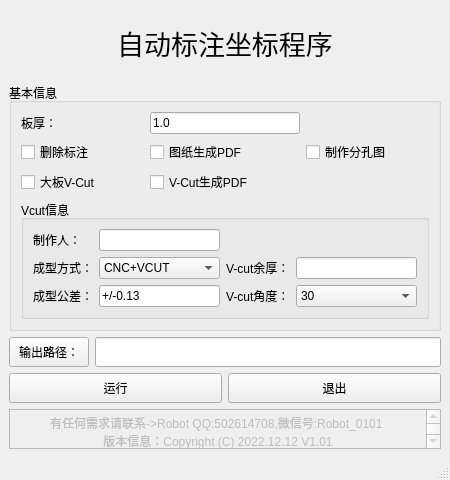
<?xml version="1.0" encoding="UTF-8"?>
<ui version="4.0">
 <class>MainWindow</class>
 <widget class="QMainWindow" name="MainWindow">
  <property name="windowModality">
   <enum>Qt::NonModal</enum>
  </property>
  <property name="geometry">
   <rect>
    <x>0</x>
    <y>0</y>
    <width>450</width>
    <height>480</height>
   </rect>
  </property>
  <property name="minimumSize">
   <size>
    <width>450</width>
    <height>460</height>
   </size>
  </property>
  <property name="maximumSize">
   <size>
    <width>450</width>
    <height>480</height>
   </size>
  </property>
  <property name="windowTitle">
   <string>工程自动化标注</string>
  </property>
  <property name="windowIcon">
   <iconset resource="icon.qrc">
    <normaloff>:/logo/favicon.ico</normaloff>:/logo/favicon.ico</iconset>
  </property>
  <widget class="QWidget" name="centralwidget">
   <layout class="QVBoxLayout" name="verticalLayout_3">
    <item>
     <widget class="QLabel" name="label_2">
      <property name="font">
       <font>
        <family>Arial</family>
        <pointsize>20</pointsize>
       </font>
      </property>
      <property name="text">
       <string>自动标注坐标程序</string>
      </property>
      <property name="alignment">
       <set>Qt::AlignCenter</set>
      </property>
     </widget>
    </item>
    <item>
     <widget class="QGroupBox" name="groupBox">
      <property name="minimumSize">
       <size>
        <width>0</width>
        <height>150</height>
       </size>
      </property>
      <property name="title">
       <string>基本信息</string>
      </property>
      <layout class="QVBoxLayout" name="verticalLayout">
       <item>
        <layout class="QGridLayout" name="gridLayout">
         <item row="0" column="0">
          <widget class="QLabel" name="label">
           <property name="text">
            <string>板厚：</string>
           </property>
          </widget>
         </item>
         <item row="1" column="0">
          <widget class="QCheckBox" name="deleteNote">
           <property name="text">
            <string>删除标注</string>
           </property>
          </widget>
         </item>
         <item row="2" column="0">
          <widget class="QCheckBox" name="createVcut">
           <property name="text">
            <string>大板V-Cut</string>
           </property>
          </widget>
         </item>
         <item row="0" column="1">
          <widget class="QLineEdit" name="selBoardThick">
           <property name="maximumSize">
            <size>
             <width>150</width>
             <height>16777215</height>
            </size>
           </property>
           <property name="toolTip">
            <string>输入板厚</string>
           </property>
           <property name="statusTip">
            <string>请输入板厚...</string>
           </property>
           <property name="text">
            <string>1.0</string>
           </property>
          </widget>
         </item>
         <item row="2" column="1">
          <widget class="QCheckBox" name="vcut2pdf">
           <property name="text">
            <string>V-Cut生成PDF</string>
           </property>
          </widget>
         </item>
         <item row="1" column="1">
          <widget class="QCheckBox" name="map2pdf">
           <property name="text">
            <string>图纸生成PDF</string>
           </property>
          </widget>
         </item>
         <item row="1" column="2">
          <widget class="QCheckBox" name="createMap">
           <property name="text">
            <string>制作分孔图</string>
           </property>
          </widget>
         </item>
        </layout>
       </item>
       <item>
        <widget class="QGroupBox" name="groupBox_2">
         <property name="title">
          <string>Vcut信息</string>
         </property>
         <layout class="QVBoxLayout" name="verticalLayout_2">
          <item>
           <layout class="QGridLayout" name="gridLayout_2">
            <item row="0" column="0">
             <widget class="QLabel" name="label_3">
              <property name="text">
               <string>制作人：</string>
              </property>
             </widget>
            </item>
            <item row="0" column="1">
             <widget class="QLineEdit" name="selAuthor"/>
            </item>
            <item row="1" column="0">
             <widget class="QLabel" name="label_4">
              <property name="text">
               <string>成型方式：</string>
              </property>
             </widget>
            </item>
            <item row="1" column="2">
             <widget class="QLabel" name="label_7">
              <property name="text">
               <string>V-cut余厚：</string>
              </property>
             </widget>
            </item>
            <item row="1" column="3">
             <widget class="QLineEdit" name="residualThickness"/>
            </item>
            <item row="2" column="0">
             <widget class="QLabel" name="label_5">
              <property name="text">
               <string>成型公差：</string>
              </property>
             </widget>
            </item>
            <item row="2" column="1">
             <widget class="QLineEdit" name="routTol">
              <property name="text">
               <string>+/-0.13</string>
              </property>
             </widget>
            </item>
            <item row="2" column="2">
             <widget class="QLabel" name="label_6">
              <property name="text">
               <string>V-cut角度：</string>
              </property>
             </widget>
            </item>
            <item row="1" column="1">
             <widget class="QComboBox" name="vcutMode">
              <item>
               <property name="text">
                <string>CNC+VCUT</string>
               </property>
              </item>
              <item>
               <property name="text">
                <string>VCUT</string>
               </property>
              </item>
             </widget>
            </item>
            <item row="2" column="3">
             <widget class="QComboBox" name="vcutAngle">
              <item>
               <property name="text">
                <string>30</string>
               </property>
              </item>
              <item>
               <property name="text">
                <string>45</string>
               </property>
              </item>
              <item>
               <property name="text">
                <string>60</string>
               </property>
              </item>
             </widget>
            </item>
           </layout>
          </item>
         </layout>
        </widget>
       </item>
      </layout>
     </widget>
    </item>
    <item>
     <layout class="QHBoxLayout" name="horizontalLayout_2">
      <item>
       <widget class="QPushButton" name="selPath">
        <property name="minimumSize">
         <size>
          <width>0</width>
          <height>30</height>
         </size>
        </property>
        <property name="text">
         <string>输出路径：</string>
        </property>
       </widget>
      </item>
      <item>
       <widget class="QLineEdit" name="outputPath">
        <property name="minimumSize">
         <size>
          <width>0</width>
          <height>30</height>
         </size>
        </property>
       </widget>
      </item>
     </layout>
    </item>
    <item>
     <layout class="QHBoxLayout" name="horizontalLayout">
      <item>
       <widget class="QPushButton" name="runProgram">
        <property name="minimumSize">
         <size>
          <width>0</width>
          <height>30</height>
         </size>
        </property>
        <property name="toolTip">
         <string/>
        </property>
        <property name="statusTip">
         <string>点击运行脚本...</string>
        </property>
        <property name="text">
         <string>运行</string>
        </property>
       </widget>
      </item>
      <item>
       <widget class="QPushButton" name="exitProgram">
        <property name="minimumSize">
         <size>
          <width>0</width>
          <height>30</height>
         </size>
        </property>
        <property name="statusTip">
         <string>点击退出脚本...</string>
        </property>
        <property name="text">
         <string>退出</string>
        </property>
       </widget>
      </item>
     </layout>
    </item>
    <item>
     <widget class="QTextBrowser" name="textBrowser">
      <property name="enabled">
       <bool>false</bool>
      </property>
      <property name="maximumSize">
       <size>
        <width>16777215</width>
        <height>40</height>
       </size>
      </property>
      <property name="html">
       <string>&lt;!DOCTYPE HTML PUBLIC &quot;-//W3C//DTD HTML 4.0//EN&quot; &quot;http://www.w3.org/TR/REC-html40/strict.dtd&quot;&gt;
&lt;html&gt;&lt;head&gt;&lt;meta name=&quot;qrichtext&quot; content=&quot;1&quot; /&gt;&lt;style type=&quot;text/css&quot;&gt;
p, li { white-space: pre-wrap; }
&lt;/style&gt;&lt;/head&gt;&lt;body style=&quot; font-family:'SimSun'; font-size:9pt; font-weight:400; font-style:normal;&quot;&gt;
&lt;p align=&quot;center&quot; style=&quot; margin-top:0px; margin-bottom:0px; margin-left:0px; margin-right:0px; -qt-block-indent:0; text-indent:0px;&quot;&gt;有任何需求请联系-&amp;gt;Robot QQ:502614708,微信号:Robot_0101 &lt;/p&gt;
&lt;p align=&quot;center&quot; style=&quot; margin-top:0px; margin-bottom:0px; margin-left:0px; margin-right:0px; -qt-block-indent:0; text-indent:0px;&quot;&gt;版本信息：Copyright (C) 2022.12.12 V1.01&lt;/p&gt;&lt;/body&gt;&lt;/html&gt;</string>
      </property>
     </widget>
    </item>
   </layout>
  </widget>
  <widget class="QMenuBar" name="menubar">
   <property name="geometry">
    <rect>
     <x>0</x>
     <y>0</y>
     <width>450</width>
     <height>23</height>
    </rect>
   </property>
  </widget>
  <widget class="QStatusBar" name="statusbar"/>
 </widget>
 <resources>
  <include location="icon.qrc"/>
 </resources>
 <connections/>
</ui>
